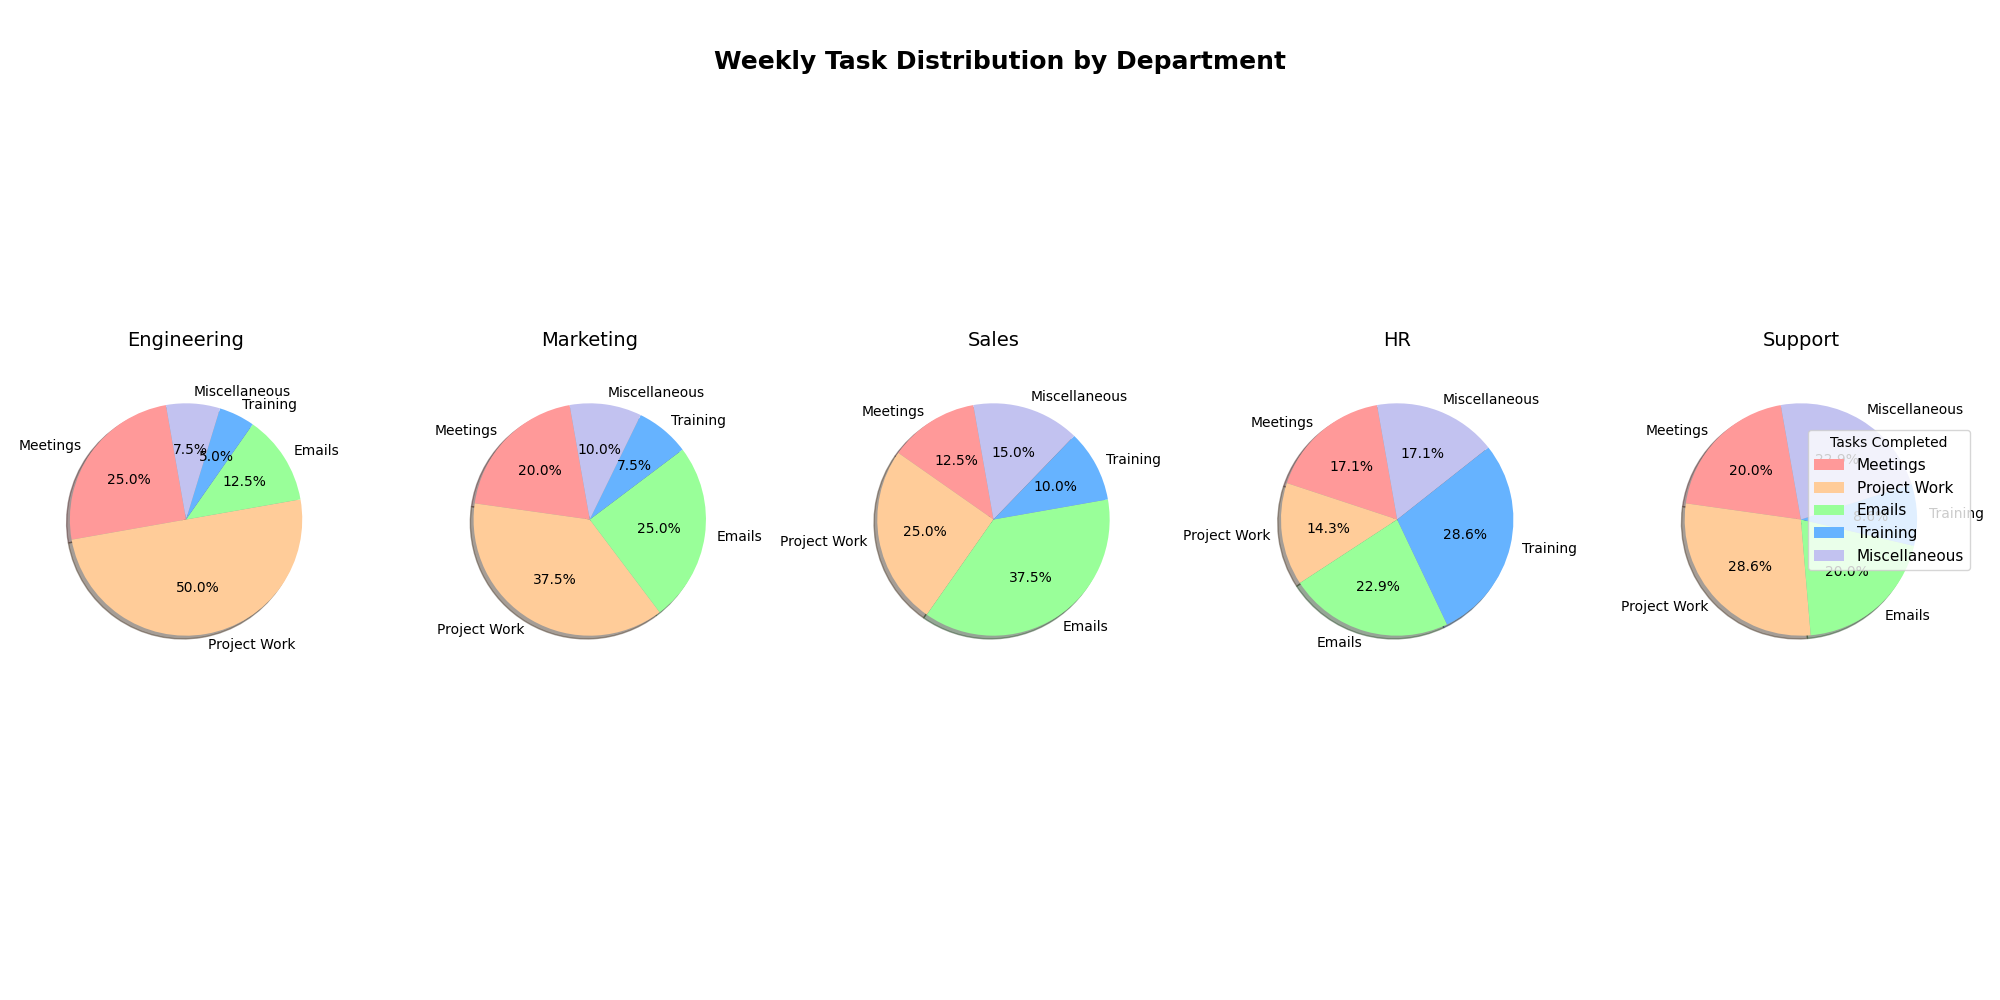

The script that drew this image:
import matplotlib.pyplot as plt
import numpy as np

departments = ['Engineering', 'Marketing', 'Sales', 'HR', 'Support']
tasks = ['Meetings', 'Project Work', 'Emails', 'Training', 'Miscellaneous']

task_data = np.array([
    [10, 20, 5, 2, 3],
    [8, 15, 10, 3, 4],
    [5, 10, 15, 4, 6],
    [6, 5, 8, 10, 6],
    [7, 10, 7, 3, 8]
])

colors = ['#FF9999', '#FFCC99', '#99FF99', '#66B3FF', '#C2C2F0']

fig, axes = plt.subplots(1, len(departments), figsize=(20, 10), subplot_kw=dict(aspect="equal"))

for ax, department, task_distribution in zip(axes, departments, task_data):
    wedges, texts, autotexts = ax.pie(task_distribution,
                                      labels=tasks,
                                      colors=colors,
                                      startangle=100,  # Changed start angle
                                      autopct='%1.1f%%',  # Same auto percentage
                                      shadow=True,  # Added shadows to each pie
                                      )
    
    for autotext in autotexts:
        autotext.set_color('black')  # Changed text color to black
        autotext.set_fontsize(10)    # Changed font size
    
    ax.set_title(department, fontsize=14, pad=20)  # Enlarged title size and padding

plt.suptitle("Weekly Task Distribution by Department", 
             fontsize=18, fontweight='bold', y=0.95)

fig.legend(wedges, tasks, title="Tasks Completed", loc='center left', bbox_to_anchor=(0.9, 0.5), fontsize=11, ncol=1)

plt.grid(False)
plt.tight_layout(rect=[0, 0.05, 1, 0.95])

plt.show()
